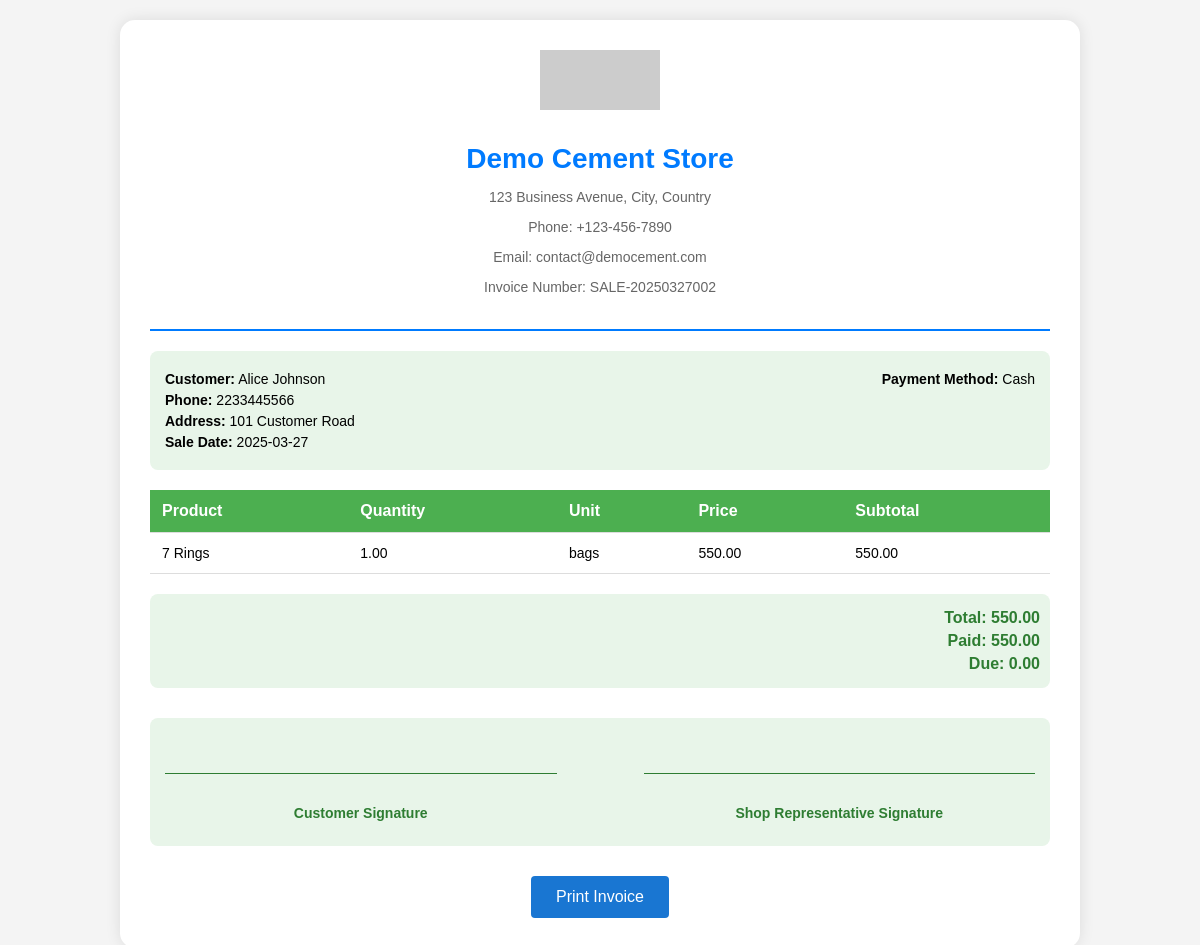
Screenshot of /pages/invoice_sell.php?invoice_number=SALE-20250327002 (signed in) with the database file from the repository.
### tables this page shows
CREATE TABLE shop_details (
    id INT PRIMARY KEY AUTO_INCREMENT,
    shop_name VARCHAR(255) NOT NULL,
    address TEXT NOT NULL,
    phone VARCHAR(50) NOT NULL,
    email VARCHAR(255) NOT NULL,
    updated_at TIMESTAMP DEFAULT CURRENT_TIMESTAMP ON UPDATE CURRENT_TIMESTAMP
);

CREATE TABLE sales (
    id INT AUTO_INCREMENT PRIMARY KEY,
    customer_id INT,
    sale_date DATE NOT NULL,
    invoice_number VARCHAR(50) NOT NULL UNIQUE,
    payment_method_id INT NOT NULL,
    total DECIMAL(10, 2) NOT NULL CHECK (total >= 0),
    paid DECIMAL(10, 2) NOT NULL CHECK (paid >= 0),
    due DECIMAL(10, 2) NOT NULL CHECK (due >= 0),
    created_at TIMESTAMP DEFAULT CURRENT_TIMESTAMP,
    FOREIGN KEY (customer_id) REFERENCES customers(id) ON DELETE SET NULL,
    FOREIGN KEY (payment_method_id) REFERENCES payment_methods(id) ON DELETE RESTRICT,
    INDEX idx_sale_date (sale_date),
    INDEX idx_invoice_number (invoice_number),
    INDEX idx_customer_id (customer_id),
    INDEX idx_payment_method_id (payment_method_id)
);

CREATE TABLE customers (
    id INT AUTO_INCREMENT PRIMARY KEY,
    name VARCHAR(255) NOT NULL,
    phone VARCHAR(20),
    address TEXT,
    created_at TIMESTAMP DEFAULT CURRENT_TIMESTAMP,
    INDEX idx_name (name),
    INDEX idx_phone (phone),
    FULLTEXT idx_address (address)
);

CREATE TABLE payment_methods (
    id INT AUTO_INCREMENT PRIMARY KEY,
    method VARCHAR(50) NOT NULL UNIQUE,
    created_at TIMESTAMP DEFAULT CURRENT_TIMESTAMP
);

CREATE TABLE sale_items (
    id INT AUTO_INCREMENT PRIMARY KEY,
    sale_id INT,
    product_id INT,
    quantity DECIMAL(10, 2) NOT NULL CHECK (quantity > 0),
    price DECIMAL(10, 2) NOT NULL CHECK (price >= 0),
    subtotal DECIMAL(10, 2) NOT NULL CHECK (subtotal >= 0),
    created_at TIMESTAMP DEFAULT CURRENT_TIMESTAMP,
    FOREIGN KEY (sale_id) REFERENCES sales(id) ON DELETE CASCADE,
    FOREIGN KEY (product_id) REFERENCES products(id) ON DELETE CASCADE,
    INDEX idx_sale_id (sale_id),
    INDEX idx_product_id (product_id)
);

CREATE TABLE products (
    id INT AUTO_INCREMENT PRIMARY KEY,
    category_id INT,
    name VARCHAR(255) NOT NULL,
    price DECIMAL(10, 2) NOT NULL CHECK (price >= 0),
    quantity DECIMAL(10, 2) NOT NULL CHECK (quantity >= 0),
    unit VARCHAR(50),
    brand_name VARCHAR(255),
    type VARCHAR(50),
    created_at TIMESTAMP DEFAULT CURRENT_TIMESTAMP,
    updated_at TIMESTAMP DEFAULT CURRENT_TIMESTAMP ON UPDATE CURRENT_TIMESTAMP,
    FOREIGN KEY (category_id) REFERENCES categories(id) ON DELETE SET NULL,
    UNIQUE KEY uk_products (name, category_id, unit, price, brand_name),
    INDEX idx_products_created_at (created_at),
    INDEX idx_products_lookup (name, category_id, unit, price, brand_name),
    INDEX idx_products_category_id (category_id),
    CONSTRAINT fk_product_unit FOREIGN KEY (category_id, unit) REFERENCES category_units(category_id, unit) ON DELETE SET NULL
);

### core/functions.php (called while the page is built, shortened)
<?php
include_once __DIR__ . '/../config/database.php';
function sanitizeInput($data) {
    global $conn;
    return mysqli_real_escape_string($conn, trim($data));
}
?>

### pages/invoice_sell.php (the view, shortened to what this page needs)
<?php
include '../config/database.php';
include '../core/functions.php';
$invoice_number = isset($_GET['invoice_number']) ? sanitizeInput($_GET['invoice_number']) : '';
$invoice_number = $conn->real_escape_string($invoice_number);
$saleSql = "SELECT sales.*,
                   customers.name as customer_name,
                   customers.phone,
                   customers.address,
                   payment_methods.method as payment_method_name
            FROM sales
            LEFT JOIN customers ON sales.customer_id = customers.id
            LEFT JOIN payment_methods ON sales.payment_method_id = payment_methods.id
            WHERE sales.invoice_number = '$invoice_number'";
$saleResult = $conn->query($saleSql);
$sale = $saleResult->fetch_assoc();
$saleItemsSql = "SELECT sale_items.*,
                        products.name as product_name,
                        products.unit
                 FROM sale_items
                 LEFT JOIN products ON sale_items.product_id = products.id
                 WHERE sale_items.sale_id = " . (int)$sale['id'];
$saleItemsResult = $conn->query($saleItemsSql);
$shopDetails = [
    'shop_name' => 'Demo Cement Shop',
    'shop_phone' => '(123) 456-7890',
    'shop_address' => '123 Demo Street, Sample City, SC 12345',
    'email' => 'contact@demolocalshop.com'
];
$settingsSql = "SELECT shop_name, phone, address, email FROM shop_details WHERE id = 1";
$settingsResult = $conn->query($settingsSql);
if ($settingsResult && $settingsResult->num_rows > 0) {
    $row = $settingsResult->fetch_assoc();
    $shopDetails['shop_name'] = $row['shop_name'] ?? $shopDetails['shop_name'];
    $shopDetails['shop_phone'] = $row['phone'] ?? $shopDetails['shop_phone'];
    $shopDetails['shop_address'] = $row['address'] ?? $shopDetails['shop_address'];
    $shopDetails['email'] = $row['email'] ?? $shopDetails['email'];
}
?>
<!DOCTYPE html>
<html lang="en">
<head>
</head>
<body>
    <div class="invoice-container">
        <div class="header">
            <img src="https://via.placeholder.com/120x60?text=Logo" alt="Company Logo" class="logo">
            <h1><?php echo htmlspecialchars($shopDetails['shop_name']); ?></h1>
            <p><?php echo htmlspecialchars($shopDetails['shop_address']); ?></p>
            <p>Phone: <?php echo htmlspecialchars($shopDetails['shop_phone']); ?></p>
            <p>Email: <?php echo htmlspecialchars($shopDetails['email']); ?></p>
            <p>Invoice Number: <?php echo htmlspecialchars($invoice_number); ?></p>
        </div>
        <div class="invoice-details">
            <div>
                <p><strong>Customer:</strong> <?php echo htmlspecialchars($sale['customer_name']); ?></p>
                <p><strong>Phone:</strong> <?php echo htmlspecialchars($sale['phone'] ?? 'N/A'); ?></p>
                <p><strong>Address:</strong> <?php echo htmlspecialchars($sale['address'] ?? 'N/A'); ?></p>
                <p><strong>Sale Date:</strong> <?php echo htmlspecialchars($sale['sale_date']); ?></p>
            </div>
            <div>
                <p><strong>Payment Method:</strong> <?php echo htmlspecialchars($sale['payment_method_name'] ?? 'N/A'); ?></p>
            </div>
        </div>
        <table>
            <thead>
                <tr>
                    <th>Product</th>
                    <th>Quantity</th>
                    <th>Unit</th>
                    <th>Price</th>
                    <th>Subtotal</th>
                </tr>
            </thead>
            <tbody>
                <?php
                if ($saleItemsResult->num_rows > 0) {
                    while ($item = $saleItemsResult->fetch_assoc()) {
                        echo "<tr>";
                        echo "<td>" . htmlspecialchars($item['product_name']) . "</td>";
                        echo "<td>" . number_format($item['quantity'], 2) . "</td>";
                        echo "<td>" . htmlspecialchars($item['unit'] ?? 'N/A') . "</td>";
                        echo "<td>" . number_format($item['price'], 2) . "</td>";
                        echo "<td>" . number_format($item['subtotal'], 2) . "</td>";
                        echo "</tr>";
                    }
                } else {
                    echo "<tr><td colspan='5'>No items found for this sale.</td></tr>";
                }
                ?>
            </tbody>
        </table>
        <div class="totals">
            <p>Total: <?php echo number_format($sale['total'], 2); ?></p>
            <p>Paid: <?php echo number_format($sale['paid'], 2); ?></p>
            <p>Due: <?php echo number_format($sale['due'], 2); ?></p>
        </div>
        <div class="signature-section">
            <div>
                <p class="signature-line"> </p>
                <p><strong>Customer Signature</strong></p>
            </div>
            <div>
                <p class="signature-line"> </p>
                <p><strong>Shop Representative Signature</strong></p>
            </div>
        </div>
        <div class="print-button">
            <button onclick="window.print()">Print Invoice</button>
        </div>
    </div>
</body>
</html>

### pages/invoice_sell.php (style rules this page uses)
body { font-family: Arial, sans-serif; margin: 0; padding: 20px; background-color: #f4f4f4; }
.invoice-container { max-width: 900px; margin: 0 auto; background-color: #fff; padding: 30px; border-radius: 15px; box-shadow: 0 0 15px rgba(0, 0, 0, 0.1); }
.header { text-align: center; padding-bottom: 20px; border-bottom: 2px solid #007bff; }
.header img.logo { max-width: 120px; margin-bottom: 10px; }
.header h1 { font-size: 28px; color: #007bff; margin-bottom: 5px; }
.header p { font-size: 14px; color: #666; }
.invoice-details { margin: 20px 0; padding: 15px; background-color: #e8f5e9; border-radius: 8px; display: flex; justify-content: space-between; }
.invoice-details p { margin: 5px 0; font-size: 14px; }
table { width: 100%; border-collapse: collapse; margin: 20px 0; }
th, td { padding: 12px; text-align: left; border-bottom: 1px solid #ddd; }
th { background-color: #4CAF50; color: white; font-weight: bold; }
td { font-size: 14px; }
.totals { margin-top: 20px; text-align: right; padding: 10px; background-color: #e8f5e9; border-radius: 8px; }
.totals p { margin: 5px 0; font-weight: bold; font-size: 16px; color: #2e7d32; }
.signature-section { margin: 30px 0; padding: 15px; background-color: #e8f5e9; border-radius: 8px; display: flex; justify-content: space-between; }
.signature-section div { width: 45%; text-align: center; }
.signature-section p { margin: 10px 0; font-size: 14px; color: #2e7d32; }
.signature-section .signature-line { border-top: 1px solid #2e7d32; margin-top: 40px; padding-top: 5px; }
.print-button { text-align: center; margin-top: 20px; }
.print-button button { background-color: #1976D2; color: white; padding: 12px 25px; border: none; border-radius: 4px; cursor: pointer; font-size: 16px; }

### rows the page displays
shop_details: shop_name "Demo Cement Store", address "123 Business Avenue, City, Country", phone "+123-456-7890", email "contact@democement.com"
sales: customer.name "Alice Johnson", customer.phone "2233445566", customer.address "101 Customer Road", sale_date "2025-03-27", payment_method.method "Cash", total "550.00", paid "550.00", due "0.00"
sale_items: product.name "7 Rings", quantity "1.00", product.unit "bags", price "550.00", subtotal "550.00"

### other values shown
$invoice_number "SALE-20250327002"
